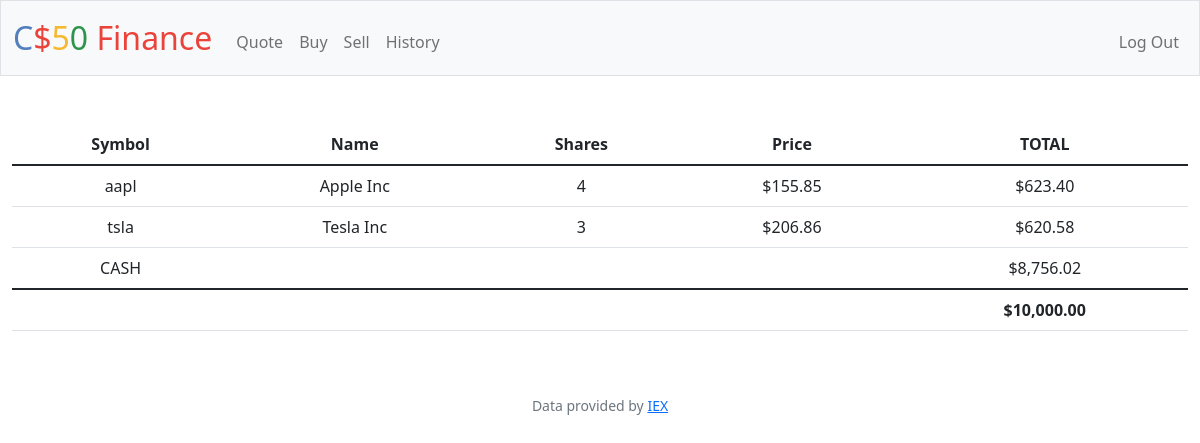
The app's page / (signed in) with its own data.
### tables this page shows
CREATE TABLE 'transactions' ('id' INTEGER PRIMARY KEY AUTOINCREMENT NOT NULL, 'user_id' INTEGER NOT NULL, 'name' TEXT NOT NULL, 'shares' INTEGER NOT NULL, 'price' NUMERIC NOT NULL, 'type' TEXT NOT NULL, 'symbol' TEXT NOT NULL, 'time' DATETIME DEFAULT CURRENT_TIMESTAMP);

CREATE TABLE users (id INTEGER PRIMARY KEY AUTOINCREMENT NOT NULL, username TEXT NOT NULL, hash TEXT NOT NULL, cash NUMERIC NOT NULL DEFAULT 10000.00);

### app.py (the view)
@app.route("/")
@login_required
def index():
    user_id = session["user_id"]
    profile_1 = db.execute("SELECT symbol, name, price, SUM(shares) as TotalShares FROM transactions WHERE user_id = ? GROUP BY symbol",user_id)
    cash = db.execute("SELECT cash FROM users WHERE id = ?", user_id)[0]["cash"]
    total = cash
    for data in profile_1:
        total += data["price"] * data["TotalShares"]
    return render_template("index.html", profile_1 = profile_1, cash = cash, usd=usd, total = total)

### app.py (called while the page is built)
@app.after_request
def after_request(response):
    response.headers["Cache-Control"] = "no-cache, no-store, must-revalidate"
    response.headers["Expires"] = 0
    response.headers["Pragma"] = "no-cache"
    return response

### helpers.py (called while the page is built)
def login_required(f):
    @wraps(f)
    def decorated_function(*args, **kwargs):
        if session.get("user_id") is None:
            return redirect("/login")
        return f(*args, **kwargs)
    return decorated_function

def usd(value):
    return f"${value:,.2f}"

### templates/index.html (shortened to what this page needs)
{% extends "layout.html" %}
{% block main %}
<div>
<table class="table">
    <thead>
        <tr>
            <th>Symbol</th> <th>Name</th> <th>Shares</th> <th>Price</th> <th>TOTAL</th>
        </tr>
    </thead>
    <tbody>
            {% for data in profile_1 %}
            <tr>
                <td>
                    {{data["symbol"]}}
                </td>
                <td>
                    {{data["name"]}}
                </td>
                <td>
                    {{data["TotalShares"]}}
                </td>
                <td>
                    {{usd(data["price"])}}
                </td>
                <td>
                    {{usd(data["TotalShares"] * data["price"])}}
                </td>
            </tr>
            {% endfor %}
            <tr>
                <td>CASH</td>
                <td colspan="3"></td>
                <td>{{usd(cash)}}</td>
            </tr>
    </tbody>
    <tfoot>
        <td colspan="4"></td>
        <td> <strong>{{usd(total)}}</strong></td>
    </tfoot>
</table>
</div>
{% endblock %}

### records on screen
transactions: symbol "tsla", name "Tesla Inc", TotalShares "3", price "$206.86", TotalShares "$620.58"
users: cash "$8,756.02"

### other values on screen
{{ data["symbol"] }} "aapl"
{{ data["name"] }} "Apple Inc"
{{ data["TotalShares"] }} "4"
{{ usd(data["price"]) }} "$155.85"
{{ usd(data["TotalShares"] * data["price"]) }} "$623.40"
{{ usd(total) }} "$10,000.00"
